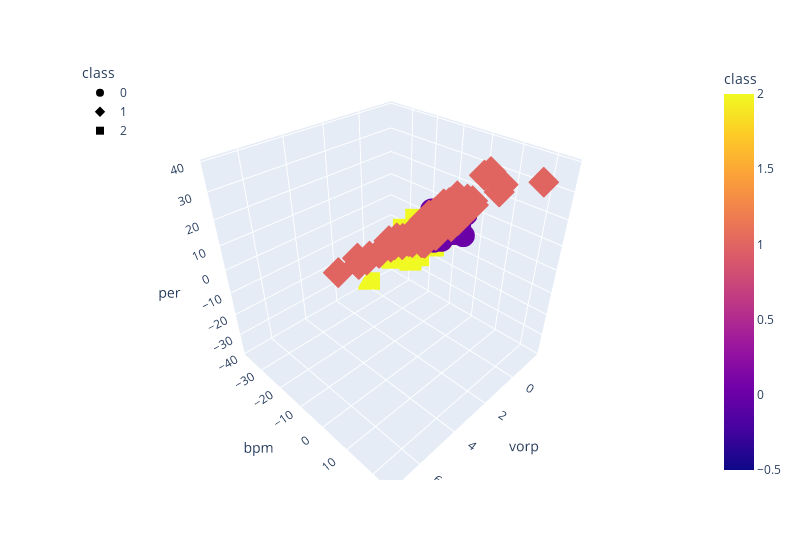

The code cell stored with this chart in its notebook:
### Code cell
# Plotting OVR Model
fig = px.scatter_3d(
    ovr_three_df,
    x="vorp",
    y="bpm",
    z="per",
    color="class",
    hover_name= ovr_three_df.index,
    symbol="class",
    width=800,
)
fig.update_layout(legend=dict(x=0, y=1))
fig.show()

### Figure 1 — Plotly figure (JSON) as saved in the notebook; plotly's stock layout.template omitted (floating-point values rounded to 4 significant figures; data arrays with more than 128 entries replaced by an {"elided": "..."} marker saying what was removed)
{"data": [{"hovertemplate": "<b>%{hovertext}</b><br><br>class=%{marker.color}<br>vorp=%{x}<br>bpm=%{y}<br>per=%{z}<extra></extra>", "hovertext": {"elided": "584 str values"}, "legendgroup": "0", "marker": {"color": {"elided": "584 int values"}, "coloraxis": "coloraxis", "symbol": "circle"}, "mode": "markers", "name": "0", "scene": "scene", "showlegend": true, "x": {"elided": "584 float values"}, "y": {"elided": "584 float values"}, "z": {"elided": "584 float values"}, "type": "scatter3d"}, {"hovertemplate": "<b>%{hovertext}</b><br><br>class=%{marker.color}<br>vorp=%{x}<br>bpm=%{y}<br>per=%{z}<extra></extra>", "hovertext": {"elided": "245 str values"}, "legendgroup": "1", "marker": {"color": {"elided": "245 int values"}, "coloraxis": "coloraxis", "symbol": "diamond"}, "mode": "markers", "name": "1", "scene": "scene", "showlegend": true, "x": {"elided": "245 float values"}, "y": {"elided": "245 float values"}, "z": {"elided": "245 float values"}, "type": "scatter3d"}, {"hovertemplate": "<b>%{hovertext}</b><br><br>class=%{marker.color}<br>vorp=%{x}<br>bpm=%{y}<br>per=%{z}<extra></extra>", "hovertext": ["Aaron Harrison", "Adam Mokoka", "Alan Anderson", "Alonzo Gee", "Andre Ingram", "Antonius Cleveland", "Ben Bentil", "Brian Bowen", "C.J. Wilcox", "Cassius Stanley", "Charles Cooke", "Dairis Bertāns", "Damien Wilkins", "Daniel Ochefu", "Darrun Hilliard", "Daryl Macon", "Deng Adel", "Diamond Stone", "Didi Louzada", "Donatas Motiejūnas", "Donte Grantham", "Erik McCree", "Gabe Vincent", "Greg Whittington", "Greivis Vásquez", "Haywood Highsmith", "Ignas Brazdeikis", "Isaac Humphries", "Isaiah Roby", "Jacob Evans", "Jacob Pullen", "Jalen Lecque", "James Webb III", "Jared Harper", "Jared Sullinger", "Jared Terrell", "Jarell Eddie", "Jawun Evans", "Jay Scrubb", "Jaylen Adams", "Jimmer Fredette", "Joe Chealey", "Jordan Bone", "Jordan Hill", "Josh Hall", "Josh Reaves", "Josh Smith", "Justin Harper", "Karim Mané", "Keljin Blevins", "Killian Hayes", "Kyle Guy", "Lamar Patterson", "Larry Drew II", "Larry Sanders", "London Perrantes", "Malachi Richardson", "Malik Fitts", "Manny Harris", "Marial Shayok", "Markel Brown", "Markus Howard", "Matt Williams", "Melvin Frazier", "Michael Frazier", "Michael Gbinije", "Milton Doyle", "Nate Wolters", "Nick Richards", "Nicolás Brussino", "Norris Cole", "Okaro White", "Patricio Garino", "R.J. Hunter", "Rodney Purvis", "Stanton Kidd", "Stephen Zimmerman", "Steve Novak", "Terrance Ferguson", "Theo Pinson", "Ty-Shon Alexander", "Tyler Bey", "Udonis Haslem", "Vander Blue", "Vic Law", "Vincent Poirier", "Xavier Munford", "Xavier Rathan-Mayes", "Zach Norvell", "Zhaire Smith", "Zhou Qi"], "legendgroup": "2", "marker": {"color": [2, 2, 2, 2, 2, 2, 2, 2, 2, 2, 2, 2, 2, 2, 2, 2, 2, 2, 2, 2, 2, 2, 2, 2, 2, 2, 2, 2, 2, 2, 2, 2, 2, 2, 2, 2, 2, 2, 2, 2, 2, 2, 2, 2, 2, 2, 2, 2, 2, 2, 2, 2, 2, 2, 2, 2, 2, 2, 2, 2, 2, 2, 2, 2, 2, 2, 2, 2, 2, 2, 2, 2, 2, 2, 2, 2, 2, 2, 2, 2, 2, 2, 2, 2, 2, 2, 2, 2, 2, 2, 2], "coloraxis": "coloraxis", "symbol": "square"}, "mode": "markers", "name": "2", "scene": "scene", "showlegend": true, "x": [-0.15, -0.1, -0.3, -0.1, -0.1, -0.1, -0.1, -0.05, -0.2, -0.2, -0.1, -0.3, -0.2, -0.1, -0.25, -0.05, -0.3, -0.1, -0.1, -0.2, 0, 0, -0.4, 0, 0, -0.1, -0.15, -0.1, -0.25, -0.4, 0, -0.05, -0.2, -0.05, -0.2, -0.2, 0, -0.35, -0.2, -0.15, -0.2, -0.1, -0.1, -0.1, -0.8, -0.1, 0, -0.1, -0.2, -0.2, -0.9, -0.1, -0.1, -0.1, 0, -0.1, -0.2, 0, -0.1, -0.1, -0.1, -0.3, 0, -0.05, -0.3, -0.1, -0.1, -0.1, -0.1, 0.05, -0.1, -0.03333, -0.2, 0, -0.5, -0.1, -0.2, -0.1, -0.55, -0.2333, -0.1, -0.1, -0.125, -0.1, -0.1, -0.1, 0, -0.3, -0.1, -0.1, -0.3], "y": [-9.65, -6.7, -6.1, -6.7, -19.6, -7.65, -25.9, -10.95, -8.1, -11.2, -14.4, -8.8, -6.1, -8.4, -6.95, -9.95, -7.5, -20.8, -9.6, -13, -37.6, -13.7, -7.9, -17.2, -5.5, -8.2, -7.15, -11, -9.35, -7.65, -12.7, -11.25, -8.3, -18.9, -7.2, -10.9, -5.35, -7.65, -10.9, -12.05, -11.3, -12.5, -8.05, -12.3, -11.9, -9.4, -14.6, -10.3, -9.9, -10.7, -7.2, -9.05, -11.4, -9, -15, -9.2, -6.533, -9.1, -14.8, -13, -10.8, -8.7, -11.2, -8.4, -11, -12.1, -6.8, -12.8, -8, -6.45, -6.7, -6.867, -17.9, -6.15, -8.2, -17.6, -8.3, -11.2, -6.475, -8.633, -6.5, -9.5, -7.825, -8.4, -9.6, -9.3, -11.3, -11.5, -8.4, -7.4, -10.1], "z": [1.45, 5.2, 5, 3.1, -11.9, 3.5, -17.6, 0.55, 2.9, 5.5, -5.1, 2, 4.9, 6.6, 4.65, 1.2, 2.7, -1.2, -0.9, 4.3, -38.1, -8.9, 4.4, -10.2, 4.1, 4.5, 6.35, 3.4, 2.1, 4.5, -2.3, 3.7, 2.2, -8.05, 6, 0.7, 3.9, 3.65, 6.3, 0.55, 3.6, -2.9, 4.85, 5.5, 1, 5.8, 3.5, 4.9, 1.3, -0.9, 5.3, 7.55, -1.9, 2.9, 6.5, 0.7, 5.467, 2.9, -2.2, 1.4, -1.2, 6.4, -0.7, 5.5, -0.9, -2.1, 5.2, -2.9, 5.5, 3.05, 5.4, 3.967, -9.2, 2.65, 4.5, -13.7, 7.3, 1.3, 2.6, 1.733, 4.2, 5.9, 5.175, -1.8, 3.7, 7.15, -2.1, 0.9, 2.6, 5.3, 1.9], "type": "scatter3d"}], "layout": {"scene": {"domain": {"x": [0, 1], "y": [0, 1]}, "xaxis": {"title": {"text": "vorp"}}, "yaxis": {"title": {"text": "bpm"}}, "zaxis": {"title": {"text": "per"}}}, "coloraxis": {"colorbar": {"title": {"text": "class"}}, "colorscale": [[0, "#0d0887"], [0.1111, "#46039f"], [0.2222, "#7201a8"], [0.3333, "#9c179e"], [0.4444, "#bd3786"], [0.5556, "#d8576b"], [0.6667, "#ed7953"], [0.7778, "#fb9f3a"], [0.8889, "#fdca26"], [1, "#f0f921"]]}, "legend": {"title": {"text": "class"}, "tracegroupgap": 0, "x": 0, "y": 1}, "margin": {"t": 60}, "width": 800}}
